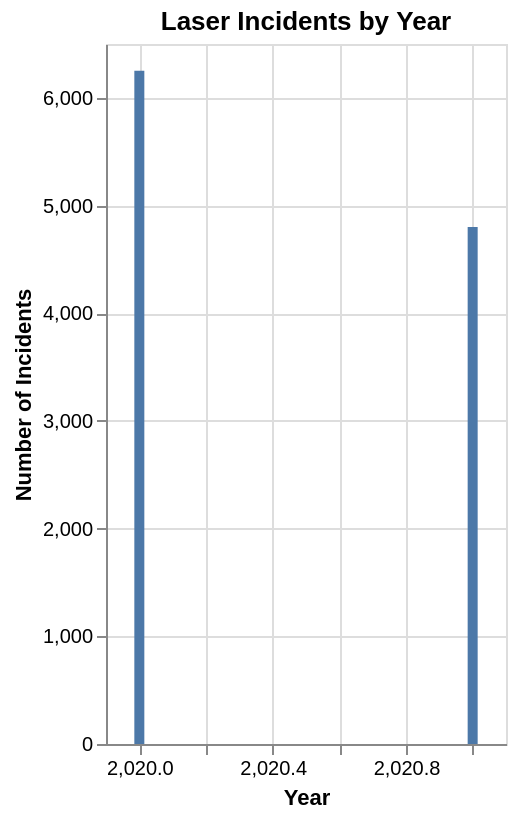

Notebook code cell kept with this figure:
### Markdown cell above
### Incidents by year

### Code cell
alt.Chart(incidents_by_year).mark_bar().encode(
    x=alt.X('year', title='Year'),
    y=alt.Y('incident_count', title='Number of Incidents'),
    tooltip=['year', 'incident_count']
).properties(
    width=200,
    height=350,
    title='Laser Incidents by Year'
)

### Figure 1 — Vega specification as saved in the notebook (floating-point values rounded to 4 significant figures)
{"$schema": "https://vega.github.io/schema/vega/v6.json", "data": [{"name": "source_0", "values": [{"incident_count": 6251, "incident_count_end": 6251.0, "incident_count_start": 0.0, "year": 2020}, {"incident_count": 4801, "incident_count_end": 4801.0, "incident_count_start": 0.0, "year": 2021}]}, {"name": "source_0_x_domain_year", "values": [{"min": 2020, "max": 2021}]}], "marks": [{"type": "rect", "name": "marks", "from": {"data": "source_0"}, "encode": {"update": {"xc": {"field": "year", "scale": "x"}, "y": {"field": "incident_count_end", "scale": "y"}, "tooltip": {"signal": "{\"year\": format(datum[\"year\"], \"\"), \"incident_count\": format(datum[\"incident_count\"], \"\")}"}, "y2": {"field": "incident_count_start", "scale": "y"}, "width": {"value": 5}, "fill": {"value": "#4c78a8"}}}, "style": ["bar"]}], "scales": [{"name": "x", "type": "linear", "domain": [{"signal": "(data(\"source_0_x_domain_year\")[0] || {}).min"}, {"signal": "(data(\"source_0_x_domain_year\")[0] || {}).max"}], "range": [0, {"signal": "width"}], "padding": 5, "zero": false, "nice": true}, {"name": "y", "type": "linear", "domain": {"data": "source_0", "fields": ["incident_count_start", "incident_count_end"]}, "range": [{"signal": "height"}, 0], "zero": true, "nice": true}], "axes": [{"scale": "x", "grid": true, "orient": "bottom", "domain": false, "minExtent": 0, "labels": false, "aria": false, "maxExtent": 0, "tickCount": {"signal": "ceil(width/40)"}, "ticks": false, "zindex": 0, "gridScale": "y"}, {"scale": "y", "orient": "left", "tickCount": {"signal": "ceil(height/40)"}, "domain": false, "labels": false, "aria": false, "maxExtent": 0, "minExtent": 0, "grid": true, "ticks": false, "zindex": 0, "gridScale": "x"}, {"scale": "x", "zindex": 0, "orient": "bottom", "labelFlush": true, "labelOverlap": true, "grid": false, "tickCount": {"signal": "ceil(width/40)"}, "title": "Year"}, {"scale": "y", "title": "Number of Incidents", "tickCount": {"signal": "ceil(height/40)"}, "grid": false, "orient": "left", "zindex": 0, "labelOverlap": true}], "title": {"text": "Laser Incidents by Year", "frame": "group"}, "padding": 5, "style": "cell", "width": 200, "height": 350, "background": "white"}
